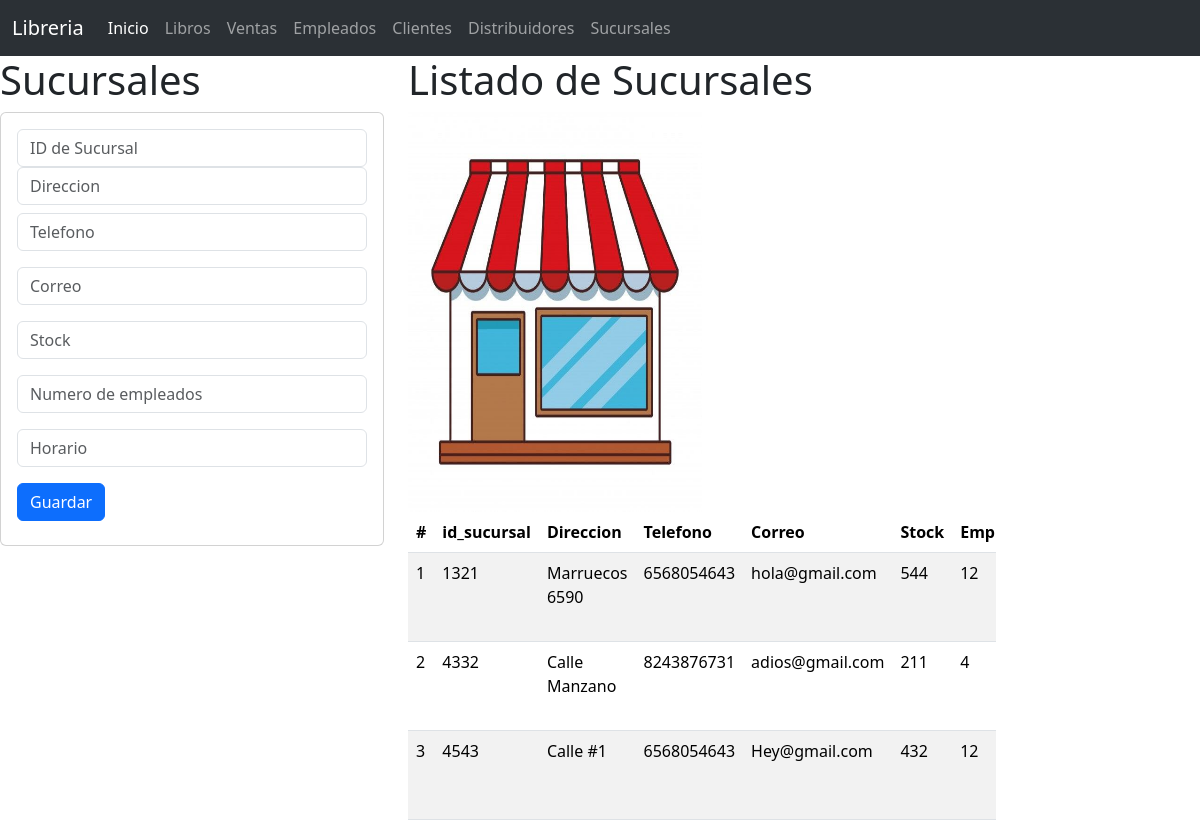
Screenshot of /sucursales with the database file from the repository.
### sucursal_app/models.py (models this page shows, shortened)
class Sucursal(models.Model):
    id_sucursal = models.PositiveBigIntegerField(null=False, primary_key=True)
    txtdireccion = models.CharField(max_length=50, null=False)
    numtelefono = models.CharField(null=False, max_length=50)
    txtcorreo = models.CharField(null=False, max_length=50)
    numstock = models.PositiveIntegerField()
    numempleados = models.PositiveIntegerField(null=False)
    txthorario = models.CharField(max_length=50,null=False)

### sucursal_app/views.py (the view)
# urls.py: path("sucursales", views.inicio_vistaSucursal, name= "sucursales" ),
def inicio_vistaSucursal(request):
    losSuc=Sucursal.objects.all()
    return render(request,"gestionarSucursal.html", {"misSucursal":losSuc})

### sucursal_app/templates/gestionarSucursal.html (shortened to what this page needs)
{% extends "base.html" %}
{% load static %}
{% block cuerpo %}
<div class="row">
    <div class="col-sm-12 col-md-4 col-lg-4 col-xl-4">
        <h1> Sucursales </h1>
    <div class="card">
        <div class="card-body">
            <form action="/registrarSucursal/" method="POST"> {% csrf_token %}
                <div class="form-group">
                    <input type="text" id="id_sucursal" name="id_sucursal" class="form-control"
                    value="{{misSucursal.id_sucursal}}" placeholder="ID de Sucursal" minLenght="1" maxLenght="100"  required>
                </div>
                <div class="form-group">
                    <input type="text" id="txtdireccion" name="txtdireccion" class="form-control"
                    value="{{misSucursal.txtdireccion}}" placeholder="Direccion" minLenght="1" maxLenght="100"  required>
                </div>
                <div class="form-group py-2">
                    <input type="text" id="numtelefono" name="numtelefono" class="form-control"
                    value="{{misSucursal.numtelefono}}" placeholder="Telefono" max="14" required>
                </div>
                <div class="form-group py-2">
                    <input type="text" id="txtcorreo" name="txtcorreo" class="form-control"
                    value="{{misSucursal.txtcorreo}}" placeholder="Correo" required>
                </div>
                <div class="form-group py-2">
                    <input type="number" id="numstock" name="numstock" class="form-control"
                    value="{{misSucursal.numstock}}" placeholder="Stock" max="2000" required>
                </div>
                <div class="form-group py-2">
                    <input type="number" id="numempleados" name="numempleados" class="form-control"
                    value="{{misSucursal.numempleados}}" placeholder="Numero de empleados" max="50" minLenght="1" maxLenght="10" required>
                </div>
                <div class="form-group py-2">
                    <input type="text" id="txthorario" name="txthorario" class="form-control"
                    value="{{misSucursal.txthorario}}" placeholder="Horario" max="100" required>
                </div>
                <div class="form-group py-2">
                    <button type="submit" class="btn btn-primary">Guardar</button>
                </div>
            </form>
        </div>
    </div>
    </div>
    <div class="col-sm-12 col-md-6 col-lg-6 col-xl-6">
    <h1>Listado de Sucursales</h1>
    <img class="w-50" src="{%static "img/sucursal.jpg"%}" alt="noimg" width="400" height="400"/>
    <div class="table-responsive">
    <table class="table table-striped">
        <thead>
        <tr>
            <th scope="col">#</th>
            <th scope="col">id_sucursal</th>
            <th scope="col">Direccion</th>
            <th scope="col">Telefono</th>
            <th scope="col">Correo</th>
            <th scope="col">Stock</th>
            <th scope="col">Empleados</th>
        </tr>
        </thead>
        <tbody>
            {% for m in misSucursal %}
                <tr>
                    <td>{{forloop.counter}}</td>
                    <td>{{m.id_sucursal}}</td>
                    <td>{{m.txtdireccion}}</td>
                    <td>{{m.numtelefono}}</td>
                    <td>{{m.txtcorreo}}</td>
                    <td>{{m.numstock}}</td>
                    <td>{{m.numempleados}}</td>
                </tr>
            {% endfor %}
        </tbody>
    </table>
    </div>
</div>
{% endblock %}

### rows the page displays
Sucursal: id_sucursal "1321", txtdireccion "Marruecos 6590", numtelefono "6568054643", txtcorreo "hola@gmail.com", numstock "544", numempleados "12"
Sucursal: id_sucursal "4332", txtdireccion "Calle Manzano", numtelefono "8243876731", txtcorreo "adios@gmail.com", numstock "211", numempleados "4"
Sucursal: id_sucursal "4543", txtdireccion "Calle #1", numtelefono "6568054643", txtcorreo "Hey@gmail.com", numstock "432", numempleados "12"
